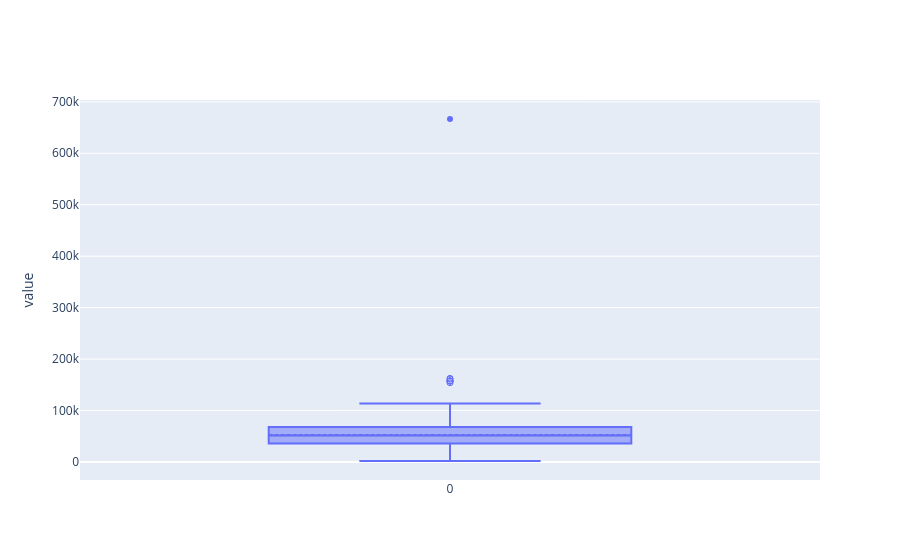

Notebook code for this chart:
### Markdown cell above
%md
##### 2. Outlier detection:
We can use box plots or scatter plots to identify potential outliers in the data
We can create histograms or density plots to visualize the distribution of the data in each column. This can be useful in identifying skewness and outliers.

### Code cell
customers_ifood.select("Income").plot.box()

### Figure 1 — Plotly figure (JSON) as saved in the notebook; plotly's stock layout.template omitted (floating-point values rounded to 4 significant figures)
{"data": [{"boxpoints": "suspectedoutliers", "lowerfence": [1730], "mean": [52250.0], "median": [51369], "name": "Income", "notched": false, "q1": [35684], "q3": [67716], "type": "box", "upperfence": [113734], "x": [0], "y": [[666666, 162397, 160803, 157733, 157243, 157146, 156924, 153924]]}], "layout": {"yaxis": {"title": {"text": "value"}}}}
